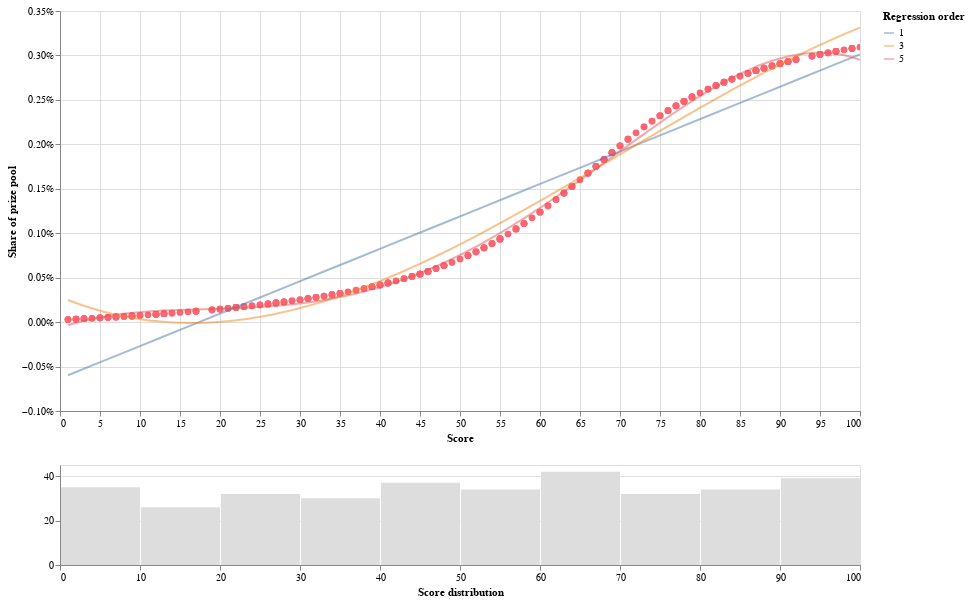

The code cell stored with this chart in its notebook:
### Code cell
df = pd.DataFrame(generate_scores(200, 500), columns=['score'])
df['rewards'] = df.apply(lambda x: reward(list(df.score), list(df.score).index(x['score']))/100, axis=1)

base = alt.Chart(df).mark_circle(clip=True, size=45).encode(
    x=alt.X('score:Q', title="Score"),
    y=alt.Y('rewards:Q', title='Share of prize pool', axis=alt.Axis(format='%')),
    opacity=alt.value(1),
    color=alt.condition(
        select_points,
        alt.value(selected_color), alt.value(unselected_color)
    ),
    tooltip=['score:Q', 'rewards:Q']
)

polynomial_fit = [
    base.transform_filter(
        select_points
    ).transform_regression(
        "score", "rewards", method="poly", order=order, as_=["score", str(order)]
    )
    .mark_line()
    .transform_fold([str(order)], as_=["degree", "rewards"])
    .encode(alt.Color("degree:N", legend=alt.Legend(title="Regression order")), opacity=alt.value(.5))
    for order in [1, 3, 5]
]

score_distribution = alt.Chart(df).mark_bar(color=unselected_color).encode(
    x=alt.X('score:Q', title="Score distribution", bin=True),
    y=alt.Y('count()', title="")
).properties(width=800, height=100)

main = alt.layer(base, *polynomial_fit).resolve_scale(x='shared', y='shared').add_selection(
    select_points
).properties(width=800, height=400)

print(f"Total number of records:{len(df.index)}")
main & score_distribution

### Figure 1 — Vega-Lite specification as saved in the notebook (floating-point values rounded to 4 significant figures; data arrays with more than 128 entries replaced by an {"elided": "..."} marker saying what was removed)
{"config": {"view": {"continuousWidth": 400, "continuousHeight": 300}}, "vconcat": [{"layer": [{"mark": {"type": "circle", "clip": true, "size": 45}, "encoding": {"color": {"condition": {"value": "#FC6471", "selection": "selector001"}, "value": "#DDDDDD"}, "opacity": {"value": 1}, "tooltip": [{"field": "score", "type": "quantitative"}, {"field": "rewards", "type": "quantitative"}], "x": {"field": "score", "title": "Score", "type": "quantitative"}, "y": {"axis": {"format": "%"}, "field": "rewards", "title": "Share of prize pool", "type": "quantitative"}}, "selection": {"selector001": {"type": "interval", "encodings": ["x"], "empty": "all"}}}, {"mark": "line", "encoding": {"color": {"field": "degree", "legend": {"title": "Regression order"}, "type": "nominal"}, "opacity": {"value": 0.5}, "tooltip": [{"field": "score", "type": "quantitative"}, {"field": "rewards", "type": "quantitative"}], "x": {"field": "score", "title": "Score", "type": "quantitative"}, "y": {"axis": {"format": "%"}, "field": "rewards", "title": "Share of prize pool", "type": "quantitative"}}, "transform": [{"filter": {"selection": "selector001"}}, {"on": "score", "regression": "rewards", "method": "poly", "order": 1, "as": ["score", "1"]}, {"fold": ["1"], "as": ["degree", "rewards"]}]}, {"mark": "line", "encoding": {"color": {"field": "degree", "legend": {"title": "Regression order"}, "type": "nominal"}, "opacity": {"value": 0.5}, "tooltip": [{"field": "score", "type": "quantitative"}, {"field": "rewards", "type": "quantitative"}], "x": {"field": "score", "title": "Score", "type": "quantitative"}, "y": {"axis": {"format": "%"}, "field": "rewards", "title": "Share of prize pool", "type": "quantitative"}}, "transform": [{"filter": {"selection": "selector001"}}, {"on": "score", "regression": "rewards", "method": "poly", "order": 3, "as": ["score", "3"]}, {"fold": ["3"], "as": ["degree", "rewards"]}]}, {"mark": "line", "encoding": {"color": {"field": "degree", "legend": {"title": "Regression order"}, "type": "nominal"}, "opacity": {"value": 0.5}, "tooltip": [{"field": "score", "type": "quantitative"}, {"field": "rewards", "type": "quantitative"}], "x": {"field": "score", "title": "Score", "type": "quantitative"}, "y": {"axis": {"format": "%"}, "field": "rewards", "title": "Share of prize pool", "type": "quantitative"}}, "transform": [{"filter": {"selection": "selector001"}}, {"on": "score", "regression": "rewards", "method": "poly", "order": 5, "as": ["score", "5"]}, {"fold": ["5"], "as": ["degree", "rewards"]}]}], "height": 400, "resolve": {"scale": {"x": "shared", "y": "shared"}}, "width": 800}, {"mark": {"type": "bar", "color": "#DDDDDD"}, "encoding": {"x": {"bin": true, "field": "score", "title": "Score distribution", "type": "quantitative"}, "y": {"aggregate": "count", "title": "", "type": "quantitative"}}, "height": 100, "width": 800}], "data": {"name": "data-00408d869122b76b77509a0d344407f2"}, "$schema": "https://vega.github.io/schema/vega-lite/v4.17.0.json", "datasets": {"data-00408d869122b76b77509a0d344407f2": {"elided": "341 records"}}}
